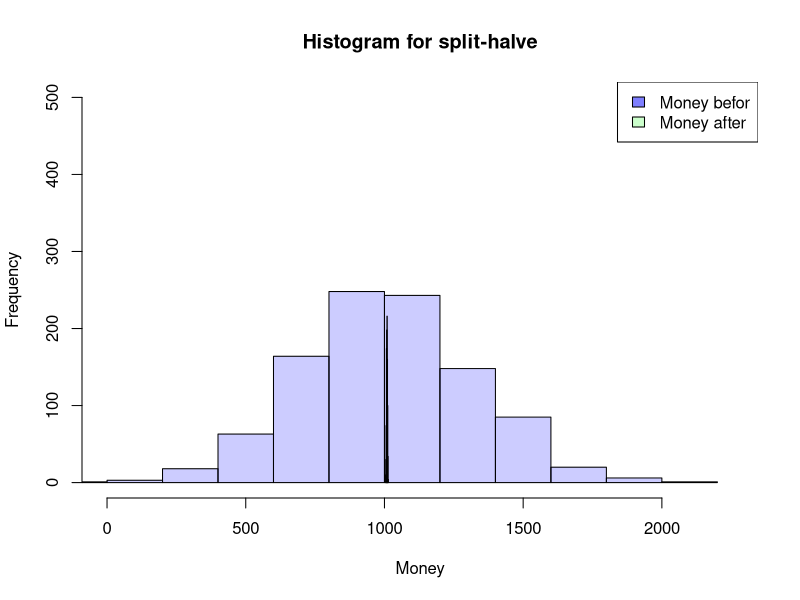
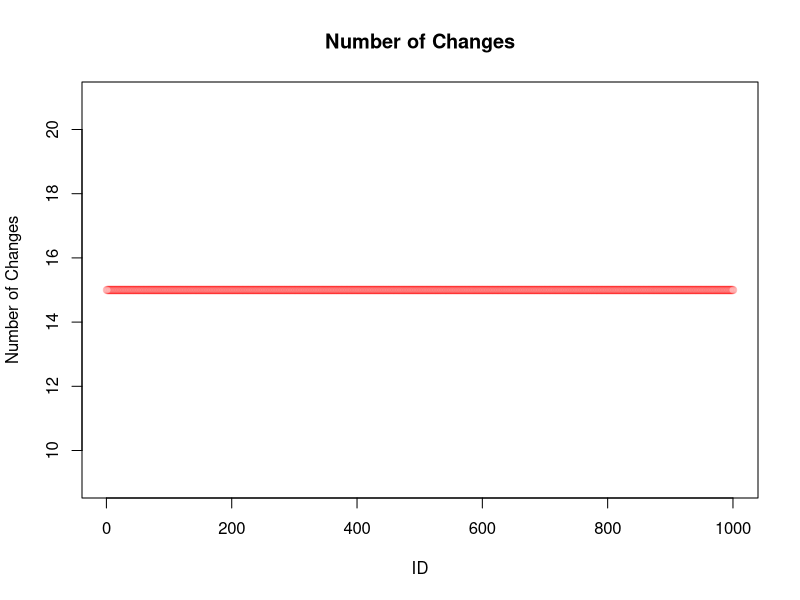
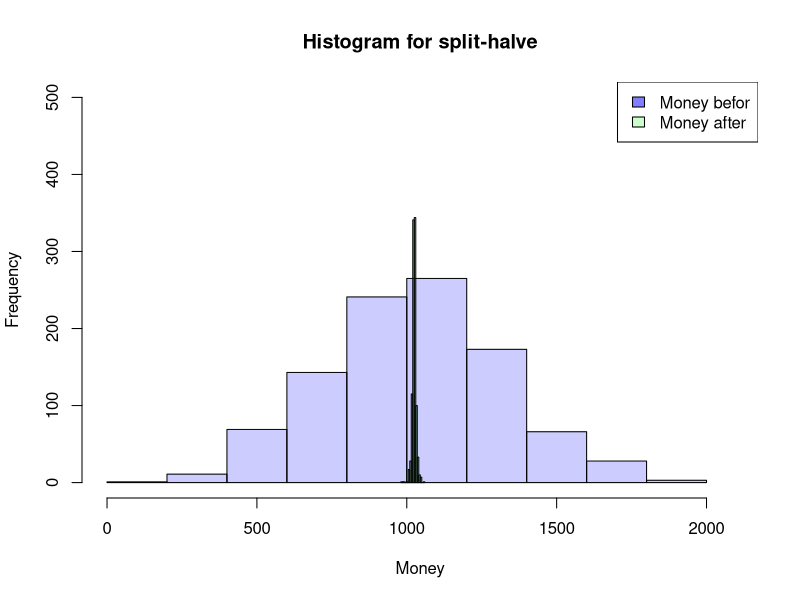
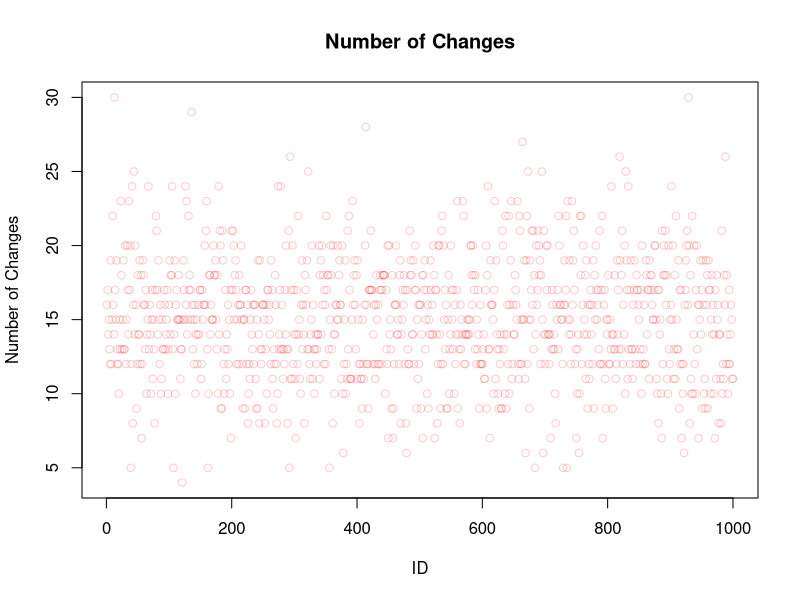

The R source for these figures, in order:
## ---- chunk 1
SplitHalve <- function(nAgent,maxExchange,Money_mean=1000,Money_sd=300) {
  df <- data.frame(ID=seq(1,nAgent),
                   nE=0,
                   Ms=rnorm(nAgent, mean = Money_mean, sd = Money_sd),
                   MT=0,Me=0)
  df$Me <- df$Ms
  iE <- 1
  while (iE <= maxExchange) {
    df$MT <- df$Me
    rdf <- sample(df[df$nE < iE,"ID"], size=2)
    df[(df$ID == rdf[1] | df$ID == rdf[2]),"nE"] <-
      df[(df$ID == rdf[1] | df$ID == rdf[2]),"nE"]+1
    df[(df$ID == rdf[1] | df$ID == rdf[2]),"Me"] <-
      sum(df[(df$ID == rdf[1] | df$ID == rdf[2]),"MT"])/2
    if (NROW(df[df$nE < iE,"ID"]) < 2) {
      iE <- iE+1
      }
  }
  return(df)
}

## ---- chunk 2
df <- SplitHalve(1000,15)

summary(df)
hist(df$Ms, xlab="Money",main="Histogram for split-halve",
     col=rgb(0,0,1,0.2),
     xlim=c(0,max(c(df$Me,df$Ms)))*1.1,ylim=c(0,nrow(df)/2))
hist(df$Me, col=rgb(0,1,0,0.2),
     add=TRUE)
legend('topright', c('Money befor', 'Money after'),
       fill=c(rgb(0,0,1,0.5), rgb(0,1,0,0.2)))

plot(df$ID,df$nE,main="Number of Changes",
     xlab="ID",ylab="Number of Changes",
     col=rgb(1,0,0,0.2))

## ---- chunk 3
SplitHalve2 <- function(nAgent,maxExchange,Money_mean=1000,Money_sd=300) {
  df <- data.frame(ID=seq(1,nAgent),
                   nE=0,
                   Ms=rnorm(nAgent, mean = Money_mean, sd = Money_sd),
                   MT=0,Me=0)
  df$Me <- df$Ms
  iE <- 1
  while (iE <= maxExchange) {
    df$MT <- df$Me
    rdf <- sample(df$ID, size=2)
    df[(df$ID == rdf[1] | df$ID == rdf[2]),"nE"] <-
      df[(df$ID == rdf[1] | df$ID == rdf[2]),"nE"]+1
    df[(df$ID == rdf[1] | df$ID == rdf[2]),"Me"] <-
      sum(df[(df$ID == rdf[1] | df$ID == rdf[2]),"MT"])/2
    iE <- iE+1
  }
  return(df)
}
## ---- chunk 4
df <- SplitHalve2(1000,7500)

summary(df)
hist(df$Ms, xlab="Money",main="Histogram for split-halve",
     col=rgb(0,0,1,0.2),
     xlim=c(0,max(c(df$Me,df$Ms)))*1.1,ylim=c(0,nrow(df)/2))
hist(df$Me, col=rgb(0,1,0,0.2),
     add=TRUE)
legend('topright', c('Money befor', 'Money after'),
       fill=c(rgb(0,0,1,0.5), rgb(0,1,0,0.2)))

plot(df$ID,df$nE,main="Number of Changes",
     xlab="ID",ylab="Number of Changes",
     col=rgb(1,0,0,0.2))
